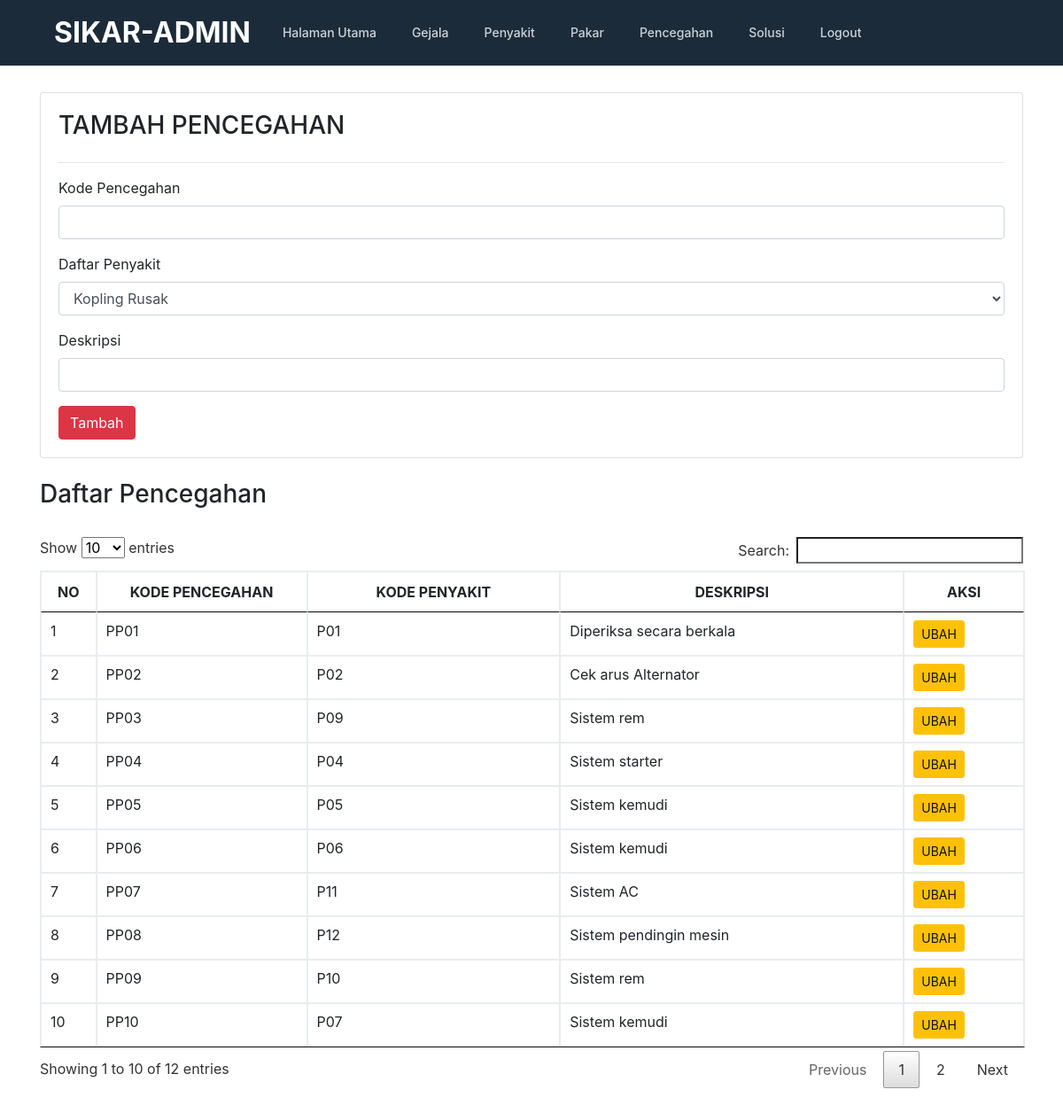
Page /admin/pencegahan.php on the committed database.
### tables this page shows
CREATE TABLE `pencegahan` (
  `kd_pencegahan` varchar(10) NOT NULL,
  `kode` varchar(10) NOT NULL,
  `deskripsi` longtext NOT NULL
);

### admin/pencegahan.php (the view, shortened to what this page needs)
<!doctype html>
<html lang="en">
  <head>
    <link href="../css/bootstrap.min.css" rel="stylesheet">
    <link href="../css/style.css" rel="stylesheet">
    <link href="../css/jquery.dataTables.min.css" rel="stylesheet"/>
  </head>
  <body>
    <?php include "header.php"; ?>
    <section>
      <div class="container">
        <div class="card" style="padding:20px">
            <h3>TAMBAH PENCEGAHAN</h3>
            <hr/>
            <form action="prosestambahpencegahan.php" method="POST">
                <div class="form-group">
                    <label>Kode Pencegahan</label>
                    <input type="text" name="kd_pencegahan" class="form-control" />
                </div>
                <div class="form-group">
                    <label>Daftar Penyakit</label>
                    <select name="kode" class="form-control">
                      <?php
                        include "../conn.php";
                        $query = mysqli_query($koneksi,"SELECT * FROM penyakit ORDER BY kode ASC");
                        while ($data=mysqli_fetch_array($query)) {
                      ?>
                      <option value="<?php echo $data['kode'];?>"> <?php echo $data['nama_penyakit']; ?></option>
                      <?php
                        }
                      ?>
                    </select>
                </div>
                <div class="form-group">
                    <label>Deskripsi</label>
                    <input type="text" name="deskripsi" class="form-control" />
                </div>
                <button type="submit" class="btn btn-md btn-danger">Tambah</button>
            </form>
        </div>
        <br/>
        <h3>Daftar Pencegahan</h3>
        <br/>
        <div class="row">
            <div class="col-md-12">
                <table class="table table-bordered table-hover" id="gejala" class="display" style="width:100%">
                    <thead>
                        <tr>
                            <th width="20"><center>NO</center></th>
                            <th width="200"><center>KODE PENCEGAHAN</center></th>
                            <th><center>KODE PENYAKIT</center></th>
                            <th width="350"><center>DESKRIPSI</center></th>
                            <th><center>AKSI</center></th>
                        </tr>
                    </thead>
                    <tbody>
                    <?php
                        include "../conn.php";
                        $query = mysqli_query($koneksi,"SELECT * FROM pencegahan ORDER BY kd_pencegahan ASC");
                        $no=0;
                        while ($data=mysqli_fetch_array($query)) {
                            $no++;
                        ?>
                            <tr>
                                <td><?php echo $no; ?></td>
                                <td><?php echo $data['kd_pencegahan']; ?></td>
                                <td><?php echo $data['kode']; ?></td>
                                <td><?php echo $data['deskripsi']; ?></td>
                                <td>
                                    <a  href="editpencegahan.php?id=<?php echo $data['kd_pencegahan']; ?>" class="btn btn-sm btn-warning">UBAH</a>
                                </td>
                            </tr>
                        <?php } ?>
                        </tbody>
                </table>
            </div>
        </div>
      </div>
    </section>
  </body>
</html>

### css/style.css (style rules this page uses)
.container { position: relative; overflow: hidden; }
section { padding:30px 0; }

### rows in the picture
pencegahan: kd_pencegahan "PP01", kode "P01", deskripsi "Diperiksa secara berkala"
pencegahan: kd_pencegahan "PP02", kode "P02", deskripsi "Cek arus Alternator"
pencegahan: kd_pencegahan "PP03", kode "P09", deskripsi "Sistem rem"
pencegahan: kd_pencegahan "PP04", kode "P04", deskripsi "Sistem starter"
pencegahan: kd_pencegahan "PP05", kode "P05", deskripsi "Sistem kemudi"
pencegahan: kd_pencegahan "PP06", kode "P06", deskripsi "Sistem kemudi"
pencegahan: kd_pencegahan "PP07", kode "P11", deskripsi "Sistem AC"
pencegahan: kd_pencegahan "PP08", kode "P12", deskripsi "Sistem pendingin mesin"
pencegahan: kd_pencegahan "PP09", kode "P10", deskripsi "Sistem rem"
pencegahan: kd_pencegahan "PP10", kode "P07", deskripsi "Sistem kemudi"

### other values in the picture
form field kode "Kopling Rusak"
